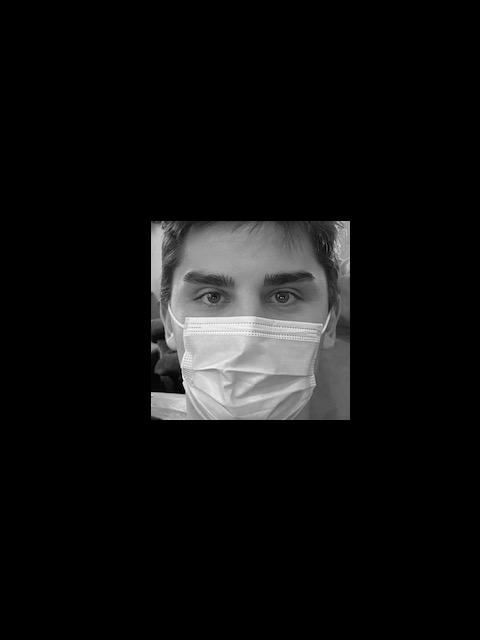
#> input picture foobar.jpg, 480 x 640 px
$ python test.py foobar.jpg
#> lines starting #> are read from the running program, lines starting #| are printed output that depends on the picture; after the words box and inside, x2 and y2 are one past the last pixel; in counts of white or black regions, pixels touching at a corner belong together; long printed decimals are rounded
import cv2
import sys
import numpy as np
from matplotlib import pyplot as plt
# from sklearn.cluster import KMeans

if (len(sys.argv) != 2):
    print("Please enter onne image file")
    exit(1)
# Load the cascade
face_cascade = cv2.CascadeClassifier('haarcascade_frontalface_default.xml')

file = sys.argv[1]

# Read the input image
img = cv2.imread(file)
#> img is the input picture: shape (640, 480, 3); min 0, max 255, mean 16.9

# Convert into grayscale
gray = cv2.cvtColor(img, cv2.COLOR_BGR2GRAY)

# Detect faces
faces = face_cascade.detectMultiScale(gray, 1.1, 10)
#> faces = [[145, 216, 209, 209]]

# Draw rectangle around the faces
for (x, y, w, h) in faces:
   # cv2.rectangle(img, (x, y), (x + w, y + h), (255, 0, 0), 2)
   print(1)
#> this loop made 1 pass
#| 1

# Display the output
cv2.waitKey()

# Change BGR to RGB
img2 = cv2.cvtColor(img, cv2.COLOR_BGR2RGB)
anewh = int(h/2)
#> anewh = 104
anewy = int(y+anewh)
#> anewy = 320
xscalefactor = int(0.15*w) #Reduces Horizontal Window by 20%
#> xscalefactor = 31

# Make the Mask
mask = np.zeros(img2.shape[:2], np.uint8)
mask[:,:] = 0
rectangle = cv2.rectangle(mask,(x+xscalefactor,y),(x+w-xscalefactor,y+(anewh)),(255,255,255),-1)
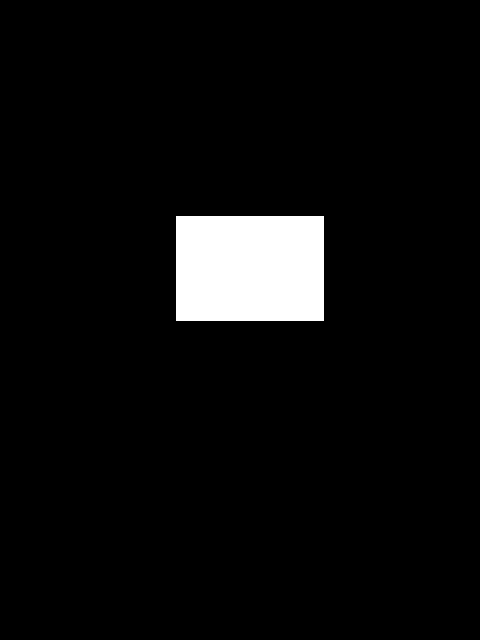
#> rectangle: shape (640, 480); 5.1% white; 1 white region, box (x1, y1, x2, y2) and area: (176, 216, 324, 321) 15540
masked_img = cv2.bitwise_and(img2,img2,mask = rectangle) #mask
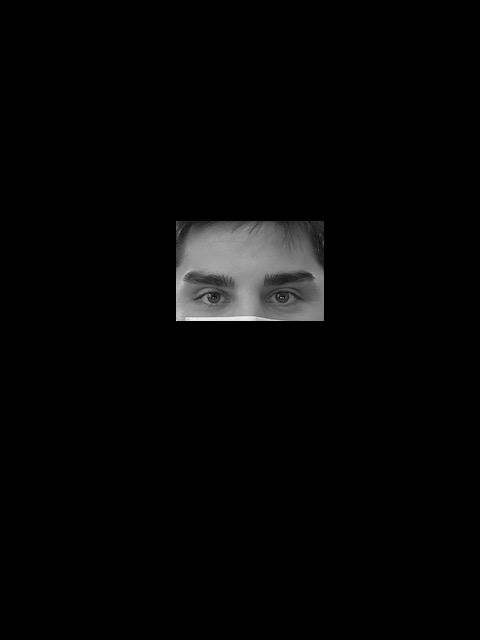
#> masked_img: shape (640, 480, 3); min 0, max 244, mean 5.5

# Calculate histogram with mask and without mask
# Check third argument for mask
hist1r = cv2.calcHist([img2],[0],mask,[256],[0,256])
#> hist1r = 256 values, max 482 at index 0, min 0 at index 10, mean 60.7
hist1g = cv2.calcHist([img2],[1],mask,[256],[0,256])
#> hist1g has the same summary as hist1r
hist1b = cv2.calcHist([img2],[2],mask,[256],[0,256])
#> hist1b has the same summary as hist1r
plt.subplot(324), plt.plot(hist1r,color = 'r'), plt.plot(hist1g,color = 'g'), plt.plot(hist1b,color = 'b')
plt.xlim([0,256])


mask2 = np.zeros(img2.shape[:2], np.uint8)
mask2[:,:] = 0
rectangle2 = cv2.rectangle(mask2,(x+xscalefactor,anewy),(x+w-xscalefactor,y+h),(255,255,255),-1)
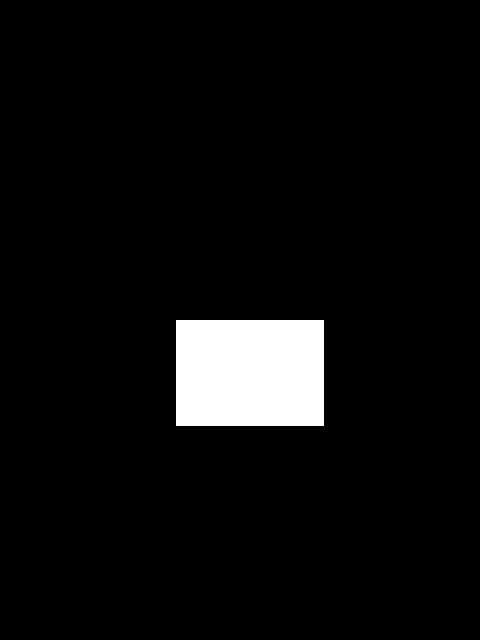
#> rectangle2: shape (640, 480); 5.1% white; 1 white region, box (x1, y1, x2, y2) and area: (176, 320, 324, 426) 15688
masked_img2 = cv2.bitwise_and(img2,img2,mask = rectangle2) #mask
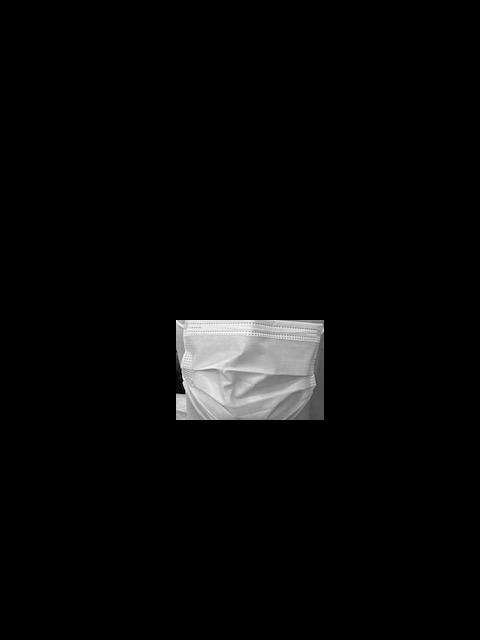
#> masked_img2: shape (640, 480, 3); min 0, max 255, mean 8.1

# Calculate histogram with mask and without mask
# Check third argument for mask

hist2r = cv2.calcHist([img2],[0],mask2,[256],[0,256])
#> hist2r = 256 values, max 679 at index 0, min 0 at index 14, mean 61.28
hist2g = cv2.calcHist([img2],[1],mask2,[256],[0,256])
#> hist2g has the same summary as hist2r
hist2b = cv2.calcHist([img2],[2],mask2,[256],[0,256])
#> hist2b has the same summary as hist2r
plt.subplot(326), plt.plot(hist2r,color = 'r'), plt.plot(hist2g,color = 'g'), plt.plot(hist2b,color = 'b')
plt.xlim([0,256])

# CompareHistograms
redVal = cv2.compareHist(hist1r, hist2r, cv2.HISTCMP_CORREL)
#> redVal = 0.237
greenVal = cv2.compareHist(hist1g, hist2g, cv2.HISTCMP_CORREL)
#> greenVal = 0.237
blueVal = cv2.compareHist(hist1b, hist2b, cv2.HISTCMP_CORREL)
#> blueVal = 0.237
print(redVal)
#| 0.2374
print(greenVal)
#| 0.2374
print(blueVal)
#| 0.2374

#hist_full = cv2.calcHist([img2],[0],None,[256],[0,256])

plt.subplot(321), plt.imshow(img2)
plt.subplot(322), plt.imshow(mask,'gray')
plt.subplot(323), plt.imshow(masked_img, 'gray')
plt.subplot(325), plt.imshow(masked_img2, 'gray')
plt.show()
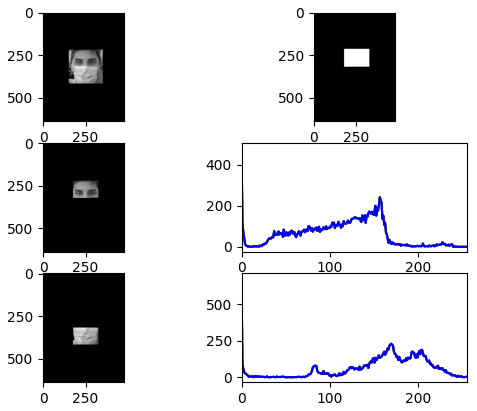
#> figure drawn by matplotlib, 6 panels; panel 1: curve peaks at x = 0, y = 482; panel 1: curve peaks at x = 0, y = 482; panel 1: curve peaks at x = 0, y = 482; panel 2: curve peaks at x = 0, y = 679
